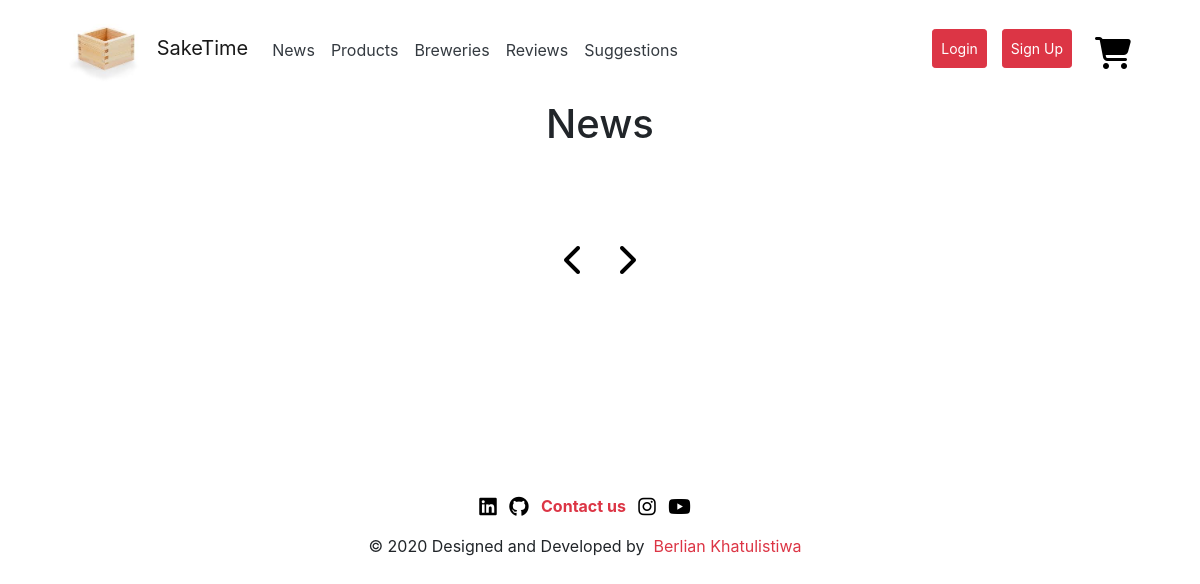
Before: /news/ with the older database file.
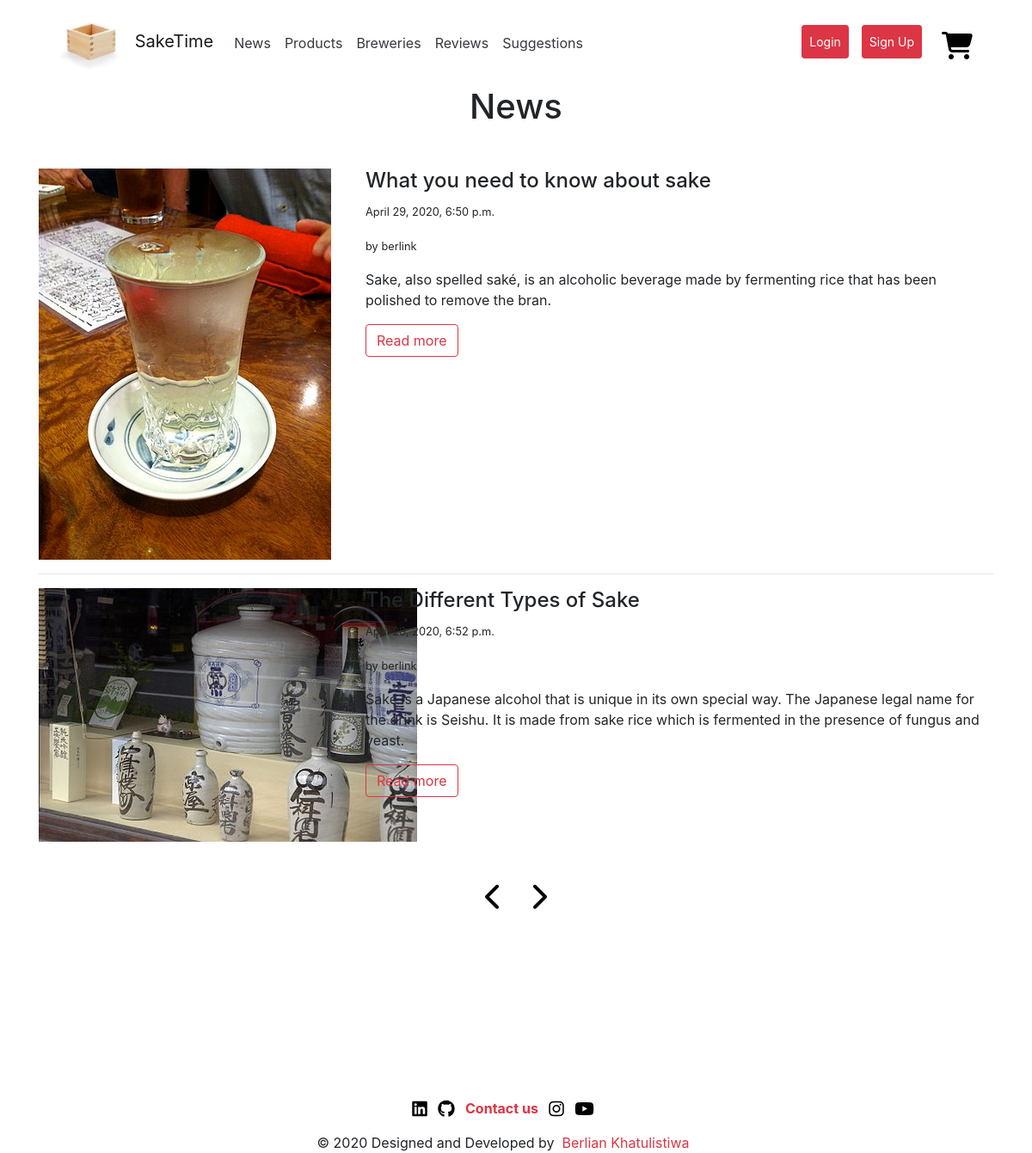
After: the same page with the newer database file.
### main/models/post.py (models this page shows, shortened)
class Post(models.Model):
    title = models.CharField(max_length=200)
    author = models.ForeignKey(UserProfile, on_delete=models.CASCADE)
    lede = models.CharField(max_length=200, blank=True,null=True)
    date = models.DateTimeField(blank=True,null=True)
    image = models.ImageField(upload_to='post-images', blank=True, null=True)
    body = models.TextField()

### main/models/userprofile.py (models this page shows, shortened)
class UserProfile(models.Model):
    user = models.OneToOneField(get_user_model(), on_delete=models.CASCADE, related_name='userprofile')
    profile_image = models.ImageField(upload_to='profile_images', default='profile_images/masu_profile.jpg',null=True, blank=True)
    def __str__(self):
        return self.user.username

### users/models.py (models this page shows, shortened)
class User(AbstractUser):
    username = models.CharField(max_length=50, null=True, blank=True, default='')
    email = models.EmailField('email address', unique=True)
    USERNAME_FIELD = 'email'
    REQUIRED_FIELDS = []
    objects = UserManager()

### main/views/news.py (the view)
# urls.py: path('news/', PostListView.as_view(), name='news_list'),
class PostListView(ListView):
    model = Post
    template_name = 'news/news_list.html'

### main/templates/news/news_list.html (shortened to what this page needs)
{% extends 'base.html' %}
{% load thumbnail %}
{% block content %}
<h1 class="text-center">News</h1>
    <div class="container mt-5">
<div class="card">
    {% for post in object_list  %}
        <div class="row">
        <div class="col-4">
            {% thumbnail post.image "200x200" as im %}
            <img src="{{ im.url}}"/>
            {% endthumbnail %}
        </div>
        <div class="col-8">
            <table>
                <tr>
                   <h4> {{ post.title }}</h4>
                </tr>
                <tr>
                    <p> <small>{{ post.date }} </small></p>
                </tr>
                <tr>
                    <p> <small>by {{ post.author }}</small></p>
                </tr>
                <tr>
                    <p>  {{ post.lede }}</p>
                </tr>
                <tr>
                    <a class="btn btn-outline-danger " href="{% url "news_post" post.id %}">Read more</a>
                </tr>
            </table>
        </div>
</div>
        {% if not forloop.last %}
            <hr/>
        {% endif %}
    {% endfor %}
    </div>
</div>
        <div class="row justify-content-center mt-5">
    <nav class="" id="pager">
        <ul class="pagination ">
            {% if page_obj.has_previous %}
                <li class="">
                    <a class="" href="?page={{ page_obj.previous_page_number }}">
                        <i class="fas fa-chevron-left  mr-3 fa-2x"></i>
                    </a>
                </li>
            {% else %}
                <li class="page-item disabled">
                    <a class="" href="#"><i class="fas fa-chevron-left  mr-3 fa-2x"></i></a>
                </li>
            {% endif %}
        {% if page_obj.has_next %}
            <li class="page-item">
            <a class="" href="?page={{ page_obj.next_page_number }}">
                <i class="fas fa-chevron-right  ml-3 fa-2x"></i>
            </a>
            </li>
        {% else %}
            <li class="page-item disabled">
                <a class="" href="#"><i class="fas fa-chevron-right  ml-3 fa-2x"></i></a>
            </li>
        {% endif %}
        </ul>
    </nav>
        </div>
{% endblock %}

Changed rows visible on the page:
added Post: shows a picture, title "What you need to know about sake", date "April 29, 2020, 6:50 p.m.", author "berlink", lede "Sake, also spelled saké, is an alcoholic beverage made by fermenting rice that has been polished to remove the bran."
added Post: shows a picture, title "The Different Types of Sake", date "April 29, 2020, 6:52 p.m.", author "berlink", lede "Sake is a Japanese alcohol that is unique in its own special way. The Japanese legal name for the drink is Seishu. It is made from sake rice which is fermented in the presence of fungus and yeast."
